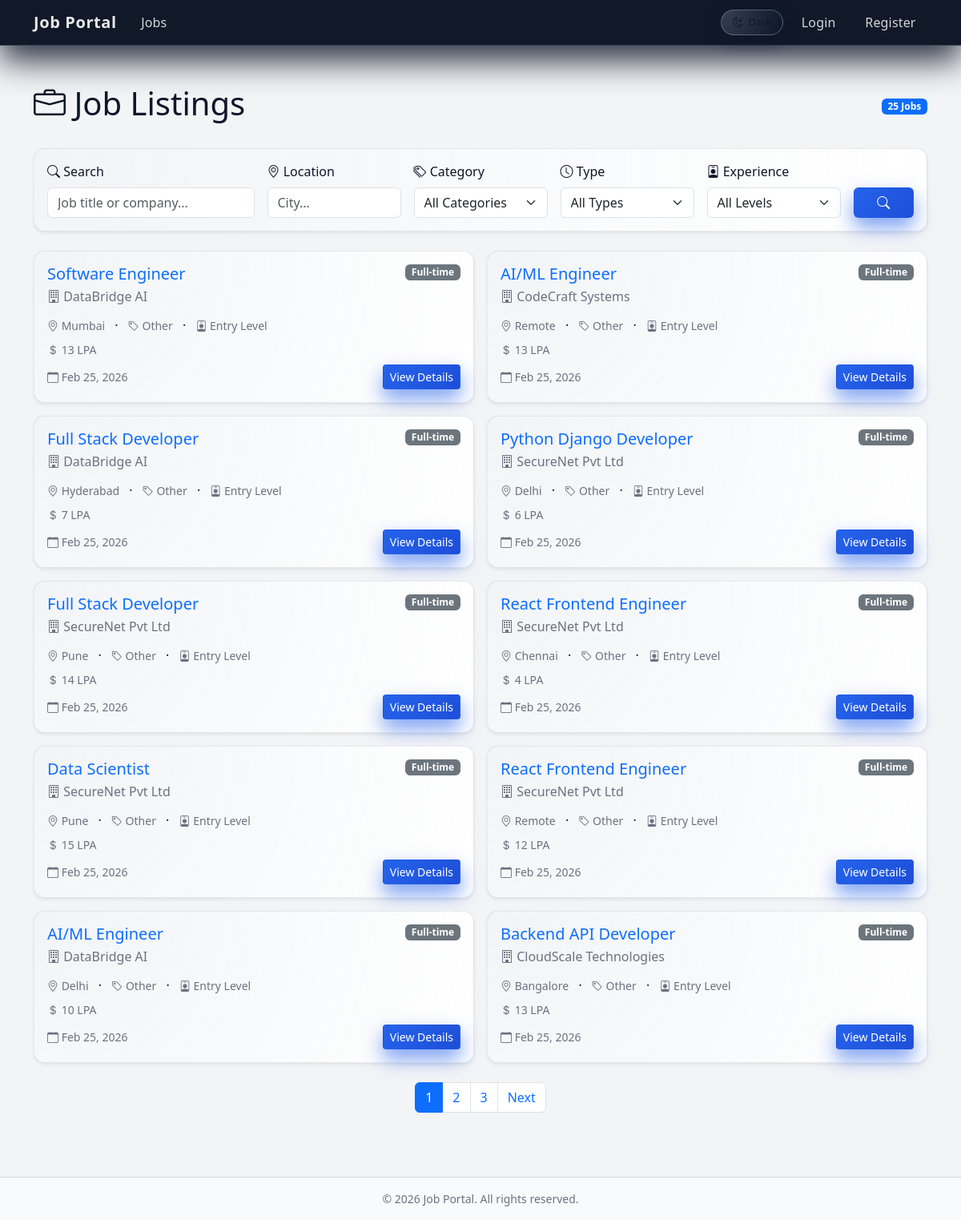
Before: / with the older database file.
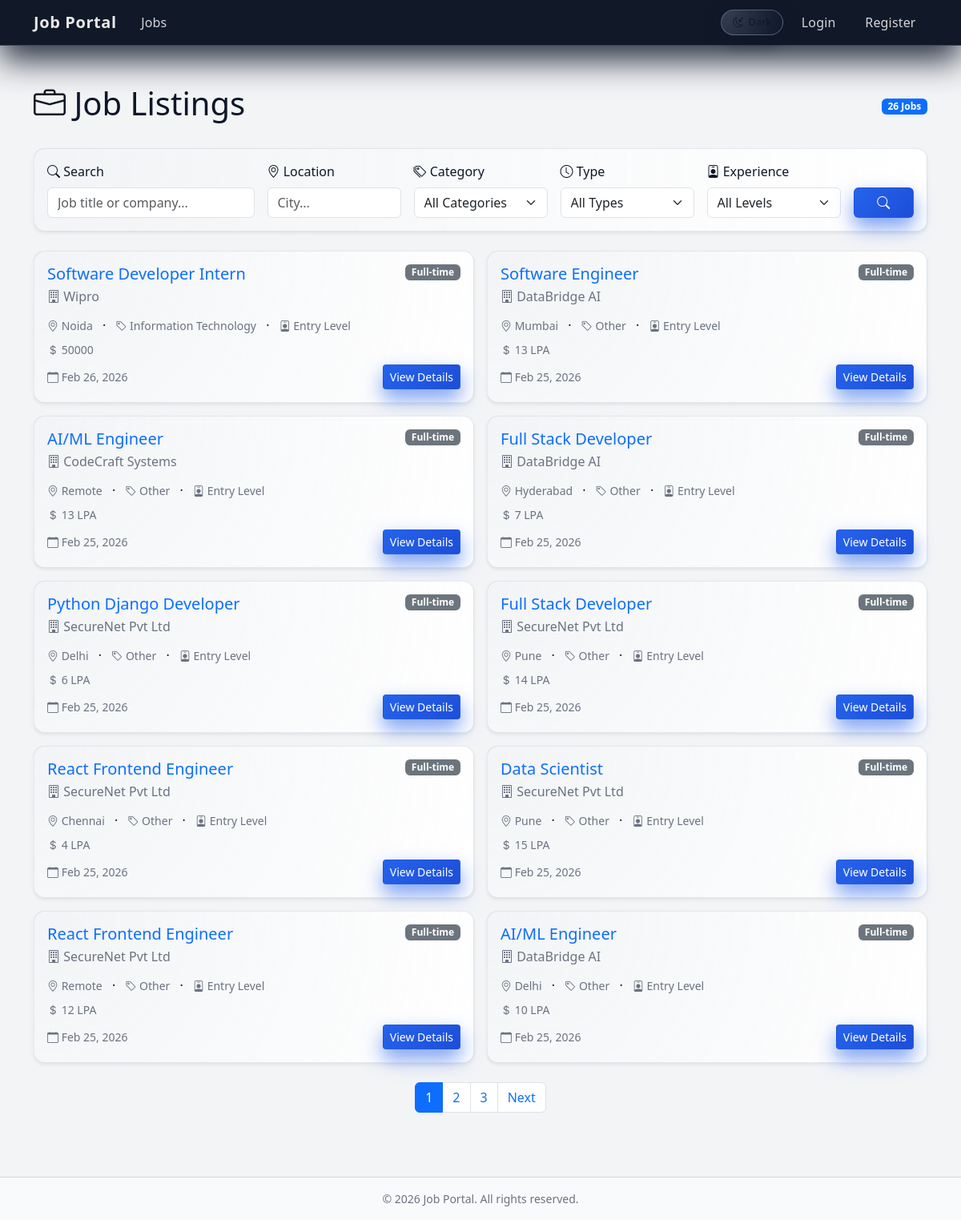
After: the same page with the newer database file.
### jobs/models.py (models this page shows, shortened)
class Job(models.Model):
    title = models.CharField(max_length=200)
    company_name = models.CharField(max_length=200)
    location = models.CharField(max_length=200)
    salary = models.CharField(max_length=100)
    description = models.TextField()
    category = models.CharField(max_length=50, choices=JobCategory.choices, default=JobCategory.OTHER)
    job_type = models.CharField(max_length=20, choices=JobType.choices, default=JobType.FULL_TIME)
    experience_level = models.CharField(max_length=20, choices=ExperienceLevel.choices, default=ExperienceLevel.ENTRY)
    requirements = models.TextField(blank=True, help_text="Job requirements and qualifications")
    posted_by = models.ForeignKey(User, on_delete=models.CASCADE, related_name='posted_jobs')
    created_at = models.DateTimeField(auto_now_add=True)
    is_active = models.BooleanField(default=True)
    class Meta:
        ordering = ['-created_at']

### jobs/views.py (the view)
# urls.py: path('', views.job_list, name='job_list'),
def job_list(request):
    jobs = Job.objects.filter(is_active=True)
    query = request.GET.get('q', '').strip()
    if query:
        jobs = jobs.filter(Q(title__icontains=query) | Q(company_name__icontains=query))
    location = request.GET.get('location', '').strip()
    if location:
        jobs = jobs.filter(location__icontains=location)
    category = request.GET.get('category', '').strip()
    if category:
        jobs = jobs.filter(category=category)
    job_type = request.GET.get('job_type', '').strip()
    if job_type:
        jobs = jobs.filter(job_type=job_type)
    experience = request.GET.get('experience', '').strip()
    if experience:
        jobs = jobs.filter(experience_level=experience)
    paginator = Paginator(jobs, 10)
    page_number = request.GET.get('page')
    page_obj = paginator.get_page(page_number)
    return render(request, 'jobs/job_list.html', {
        'page_obj': page_obj,
        'query': query,
        'location': location,
        'category': category,
        'job_type': job_type,
        'experience': experience,
    })

### accounts/context_processors.py (called while the page is built)
def user_role(request):
    if not request.user.is_authenticated:
        return {'user_role': None}
    try:
        return {'user_role': request.user.profile.role}
    except Profile.DoesNotExist:
        return {'user_role': None}

### templates/jobs/job_list.html (shortened to what the changed rows need)
{% extends 'base.html' %}
{% block content %}
<div class="d-flex justify-content-between align-items-center mb-4">
    <h1><i class="bi bi-briefcase"></i> Job Listings</h1>
    <span class="badge bg-primary">{{ page_obj.paginator.count }} Jobs</span>
</div>
<div class="row g-3">
    {% for job in page_obj %}
        <div class="col-md-6">
            <div class="card shadow-sm h-100">
                <div class="card-body">
                    <div class="d-flex justify-content-between align-items-start mb-2">
                        <div>
                            <h5 class="card-title mb-1"><a href="{% url 'jobs:job_detail' job.pk %}" class="text-decoration-none">{{ job.title }}</a></h5>
                            <p class="text-muted mb-1"><i class="bi bi-building"></i> {{ job.company_name }}</p>
                        </div>
                        <span class="badge bg-secondary">{{ job.job_type }}</span>
                    </div>
                    <div class="mb-2">
                        <small class="text-muted"><i class="bi bi-geo-alt"></i> {{ job.location }}</small>
                        <span class="mx-2">·</span>
                        <small class="text-muted"><i class="bi bi-tag"></i> {{ job.get_category_display }}</small>
                        <span class="mx-2">·</span>
                        <small class="text-muted"><i class="bi bi-person-badge"></i> {{ job.get_experience_level_display }}</small>
                    </div>
                    <p class="card-text small text-muted mb-2"><i class="bi bi-currency-dollar"></i> {{ job.salary }}</p>
                    <div class="d-flex justify-content-between align-items-center">
                        <small class="text-muted"><i class="bi bi-calendar"></i> {{ job.created_at|date:"M d, Y" }}</small>
                        <a href="{% url 'jobs:job_detail' job.pk %}" class="btn btn-sm btn-primary">View Details</a>
                    </div>
                </div>
            </div>
        </div>
    {% empty %}
        <div class="col-12">
            <div class="alert alert-info text-center">
                <i class="bi bi-info-circle"></i> No jobs found. Try adjusting your filters.
            </div>
        </div>
    {% endfor %}
</div>
{% if page_obj.has_other_pages %}
<nav class="mt-4" aria-label="Job pagination">
    <ul class="pagination justify-content-center">
        {% for num in page_obj.paginator.page_range %}
            {% if page_obj.number == num %}
                <li class="page-item active"><span class="page-link">{{ num }}</span></li>
            {% elif num > page_obj.number|add:'-3' and num < page_obj.number|add:'3' %}
                <li class="page-item"><a class="page-link" href="?page={{ num }}">{{ num }}</a></li>
            {% endif %}
        {% endfor %}
    </ul>
</nav>
{% endif %}
{% endblock %}

Changed rows visible on the page:
no longer on this page (row unchanged): Job: title "Backend API Developer", company_name "CloudScale Technologies", job_type "Full-time", location "Bangalore", category "Other", experience_level "Entry Level", salary "13 LPA", created_at "Feb 25, 2026"
added Job: title "Software Developer Intern", company_name "Wipro", job_type "Full-time", location "Noida", category "Information Technology", experience_level "Entry Level", salary "50000", created_at "Feb 26, 2026"
Other visible differences:
{{ page_obj.paginator.count }}: "25" → "26"
